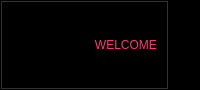
     <widget class="QFrame" name="header">
      <property name="maximumSize">
       <size>
        <width>16777215</width>
        <height>90</height>
       </size>
      </property>
      <property name="styleSheet">
       <string notr="true">background-color: rgb(0, 0, 0);</string>
      </property>
      <property name="frameShape">
       <enum>QFrame::StyledPanel</enum>
      </property>
      <property name="frameShadow">
       <enum>QFrame::Raised</enum>
      </property>
      <layout class="QHBoxLayout" name="horizontalLayout_2">
       <property name="spacing">
        <number>0</number>
       </property>
       <property name="leftMargin">
        <number>0</number>
       </property>
       <property name="topMargin">
        <number>0</number>
       </property>
       <property name="rightMargin">
        <number>0</number>
       </property>
       <property name="bottomMargin">
        <number>0</number>
       </property>
       <item>
        <widget class="QFrame" name="titlebar_frame">
         <property name="maximumSize">
          <size>
           <width>900</width>
           <height>16777215</height>
          </size>
         </property>
         <property name="styleSheet">
          <string notr="true">background-color: rgb(66, 66, 66);</string>
         </property>
         <property name="frameShape">
          <enum>QFrame::StyledPanel</enum>
         </property>
         <property name="frameShadow">
          <enum>QFrame::Raised</enum>
         </property>
         <layout class="QHBoxLayout" name="horizontalLayout_4">
          <property name="spacing">
           <number>0</number>
          </property>
          <property name="leftMargin">
           <number>0</number>
          </property>
          <property name="topMargin">
           <number>0</number>
          </property>
          <property name="rightMargin">
           <number>0</number>
          </property>
          <property name="bottomMargin">
           <number>0</number>
          </property>
          <item>
           <widget class="QFrame" name="middleframe_header">
            <property name="styleSheet">
             <string notr="true">background-color: rgb(0, 0, 0);</string>
            </property>
            <property name="frameShape">
             <enum>QFrame::StyledPanel</enum>
            </property>
            <property name="frameShadow">
             <enum>QFrame::Raised</enum>
            </property>
            <layout class="QHBoxLayout" name="horizontalLayout_3">
             <item>
              <widget class="QLabel" name="Picture_label">
               <property name="enabled">
                <bool>true</bool>
               </property>
               <property name="maximumSize">
                <size>
                 <width>100</width>
                 <height>200</height>
                </size>
               </property>
               <property name="text">
                <string/>
               </property>
               <property name="pixmap">
                <pixmap resource="myimqges.qrc">:/Myimages/OIG.jpeg</pixmap>
               </property>
               <property name="scaledContents">
                <bool>true</bool>
               </property>
              </widget>
             </item>
             <item>
              <widget class="QLabel" name="welcome_label">
               <property name="styleSheet">
                <string notr="true">color: rgb(253, 58, 115);
font: 75 22pt &quot;MS Shell Dlg 2&quot;</string>
               </property>
               <property name="text">
                <string>                     WELCOME</string>
               </property>
               <property name="alignment">
                <set>Qt::AlignCenter</set>
               </property>
              </widget>
             </item>
            </layout>
           </widget>
          </item>
         </layout>
        </widget>
       </item>
       <item>
        <widget class="QFrame" name="Username_farme">
         <property name="maximumSize">
          <size>
           <width>300</width>
           <height>16777215</height>
          </size>
         </property>
         <property name="styleSheet">
          <string notr="true">background-color: rgb(0, 0, 0);</string>
         </property>
         <property name="frameShape">
          <enum>QFrame::StyledPanel</enum>
         </property>
         <property name="frameShadow">
          <enum>QFrame::Raised</enum>
         </property>
         <widget class="QLabel" name="username_label">
          <property name="geometry">
           <rect>
            <x>10</x>
            <y>10</y>
            <width>281</width>
            <height>71</height>
           </rect>
          </property>
          <property name="styleSheet">
           <string notr="true">color: rgb(253, 58, 115);
font: 18pt &quot;Arial&quot;;
</string>
          </property>
          <property name="text">
           <string/>
          </property>
          <property name="alignment">
           <set>Qt::AlignCenter</set>
          </property>
         </widget>
        </widget>
       </item>
      </layout>
     </widget>
